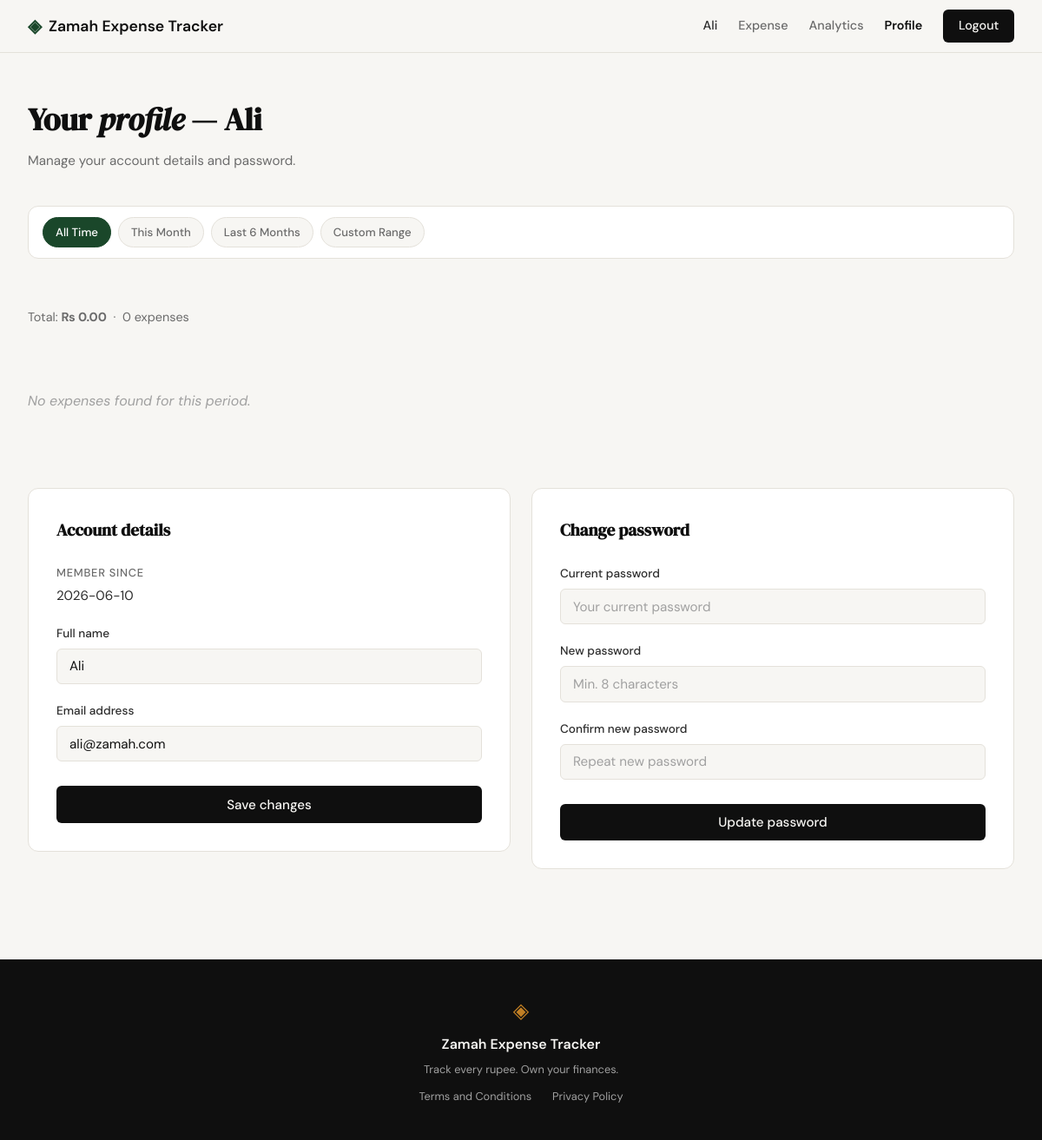
The page /profile?period=all (signed in) on the database as committed earlier.
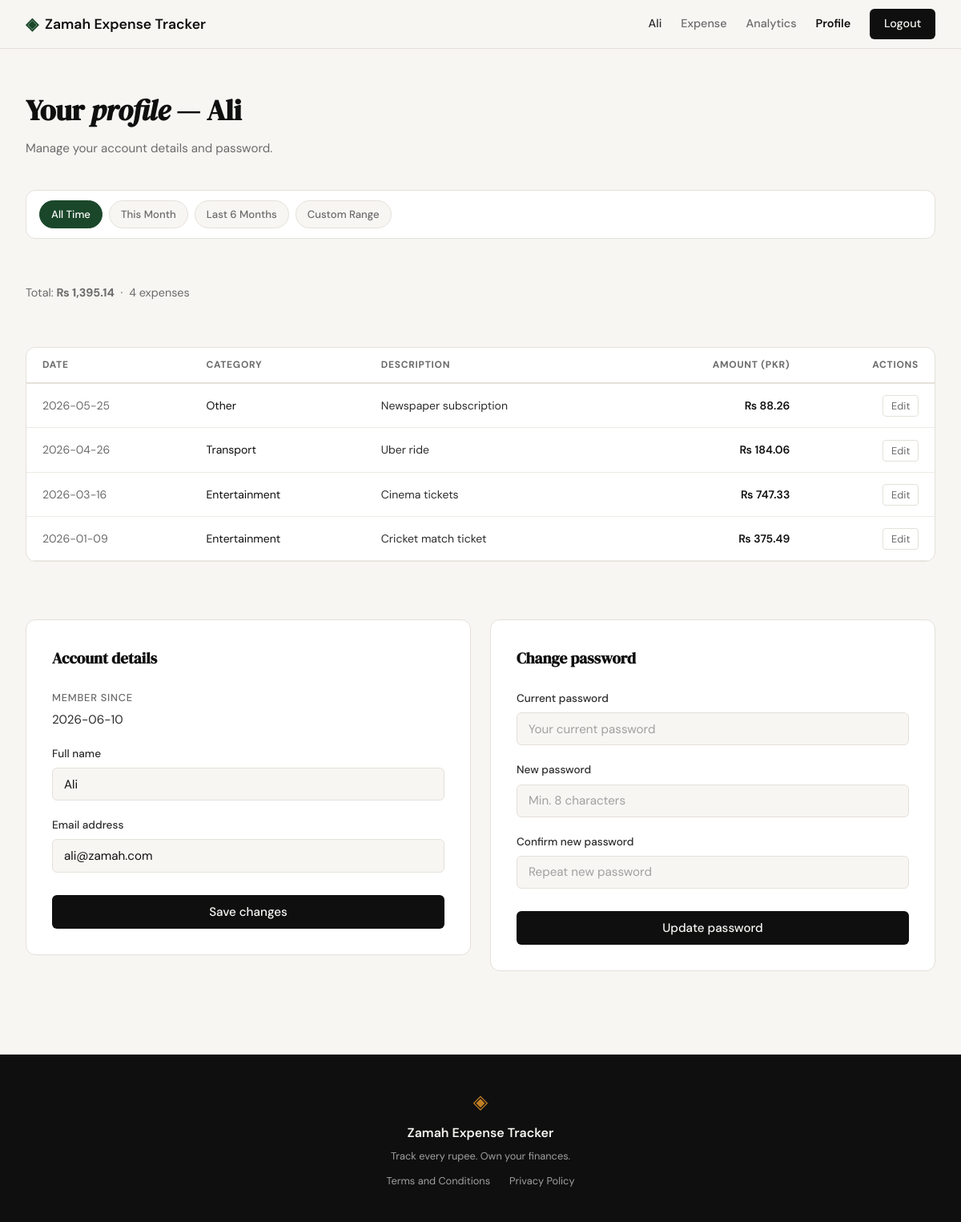
The same page on the database as committed later.
### tables this page shows
CREATE TABLE expenses (
            id          INTEGER PRIMARY KEY AUTOINCREMENT,
            user_id     INTEGER NOT NULL,
            amount      REAL    NOT NULL,
            category    TEXT    NOT NULL,
            date        TEXT    NOT NULL,
            description TEXT,
            created_at  TEXT    DEFAULT (datetime('now')),
            FOREIGN KEY (user_id) REFERENCES users(id)
        );

### app.py (the view, shortened to what this page needs)
@app.route("/profile")
def profile():
    if not session.get("user_id"):
        return redirect(url_for("login"))
    today = date.today()
    period = request.args.get("period", "month")
    def _valid_date(s):
        try:
            date.fromisoformat(s)
            return True
        except (ValueError, TypeError):
            return False
    if period == "all":
        from_date = ""
        to_date = ""
        expenses = get_expenses(session["user_id"])
    filtered_total = sum(row["amount"] for row in expenses)
    user = get_user_by_id(session["user_id"])
    return render_template(
        "profile.html",
        user=user,
        message=request.args.get("message"),
        error=request.args.get("error"),
        expenses=expenses,
        filtered_total=filtered_total,
        from_date=from_date,
        to_date=to_date,
        period=period,
    )

### database/db.py (called while the page is built)
def get_db():
    path = current_app.config.get("DATABASE", DB_PATH) if has_app_context() else DB_PATH
    if path == ":memory:":
        conn = sqlite3.connect("file::memory:?cache=shared", uri=True)
    else:
        conn = sqlite3.connect(path)
    conn.row_factory = sqlite3.Row
    conn.execute("PRAGMA foreign_keys = ON")
    return conn

def get_user_by_id(user_id):
    db = get_db()
    row = db.execute("SELECT * FROM users WHERE id = ?", (user_id,)).fetchone()
    db.close()
    return row

def get_expenses(user_id):
    db = get_db()
    rows = db.execute(
        "SELECT * FROM expenses WHERE user_id = ? ORDER BY date DESC", (user_id,)
    ).fetchall()
    db.close()
    return rows

### templates/profile.html (shortened to what the changed rows need)
{% extends "base.html" %}
{% block content %}
<section class="dashboard-section">
    <div class="dashboard-container">
        <div class="dashboard-header">
            <h1 class="dashboard-title">Your <em>profile</em> — {{ user['name'] }}</h1>
            <p class="dashboard-subtitle">Manage your account details and password.</p>
        </div>
        <div class="filter-bar">
            <div class="filter-presets">
            </div>
        </div>
        <p class="filter-summary">
            Total: <strong>₨ {{ "{:,.2f}".format(filtered_total) }}</strong>
            &nbsp;·&nbsp; {{ expenses|length }} expense{{ 's' if expenses|length != 1 else '' }}
        </p>
        {% if expenses %}
        <div class="summary-card" style="overflow-x:auto; padding:0; margin-bottom:2rem">
            <table style="width:100%; border-collapse:collapse; font-family:var(--font-body)">
                <thead>
                    <tr style="border-bottom:2px solid var(--border)">
                        <th style="padding:0.75rem 1.25rem; text-align:left; font-size:0.75rem; text-transform:uppercase; letter-spacing:0.06em; color:var(--ink-muted)">Date</th>
                        <th style="padding:0.75rem 1.25rem; text-align:left; font-size:0.75rem; text-transform:uppercase; letter-spacing:0.06em; color:var(--ink-muted)">Category</th>
                        <th style="padding:0.75rem 1.25rem; text-align:left; font-size:0.75rem; text-transform:uppercase; letter-spacing:0.06em; color:var(--ink-muted)">Description</th>
                        <th style="padding:0.75rem 1.25rem; text-align:right; font-size:0.75rem; text-transform:uppercase; letter-spacing:0.06em; color:var(--ink-muted)">Amount (PKR)</th>
                        <th style="padding:0.75rem 1.25rem; text-align:right; font-size:0.75rem; text-transform:uppercase; letter-spacing:0.06em; color:var(--ink-muted)">Actions</th>
                    </tr>
                </thead>
                <tbody>
                    {% for expense in expenses %}
                    <tr style="border-bottom:1px solid var(--border-soft)">
                        <td style="padding:0.9rem 1.25rem; color:var(--ink-muted); font-size:0.875rem">{{ expense['date'] }}</td>
                        <td style="padding:0.9rem 1.25rem; font-size:0.875rem">{{ expense['category'] }}</td>
                        <td style="padding:0.9rem 1.25rem; color:var(--ink-soft); font-size:0.875rem">{{ expense['description'] or '—' }}</td>
                        <td style="padding:0.9rem 1.25rem; text-align:right; font-weight:600; font-size:0.875rem">₨ {{ "{:,.2f}".format(expense['amount']) }}</td>
                        <td style="padding:0.9rem 1.25rem; text-align:right; white-space:nowrap;">
                            <a href="{{ url_for('edit_expense', id=expense['id']) }}" style="font-size:0.8rem; color:var(--ink-muted); text-decoration:none; border:1px solid var(--border); border-radius:4px; padding:0.25rem 0.6rem;">Edit</a>
                        </td>
                    </tr>
                    {% endfor %}
                </tbody>
            </table>
        </div>
        {% else %}
        <p class="empty-state" style="margin-bottom:2rem">No expenses found for this period.</p>
        {% endif %}
        <div class="profile-grid">
            <div class="auth-card">
                <h2 class="profile-card-title">Account details</h2>
            </div>
            <div class="auth-card">
                <h2 class="profile-card-title">Change password</h2>
            </div>
        </div>
    </div>
</section>
{% endblock %}

Rows that differ between the two databases and show on the page:
added expenses: date "2026-05-25", category "Other", description "Newspaper subscription", amount "88.26"
added expenses: date "2026-04-26", category "Transport", description "Uber ride", amount "184.06"
added expenses: date "2026-03-16", category "Entertainment", description "Cinema tickets", amount "747.33"
added expenses: date "2026-01-09", category "Entertainment", description "Cricket match ticket", amount "375.49"
Other text that changed with them:
{{ "{:,.2f}".format(filtered_total) }}: "0.00" → "1,395.14"
{{ expenses|length }}: "0" → "4"
text no longer shown: "No expenses found for this period."
text now shown: "DATE CATEGORY DESCRIPTION AMOUNT (PKR) ACTIONS"
